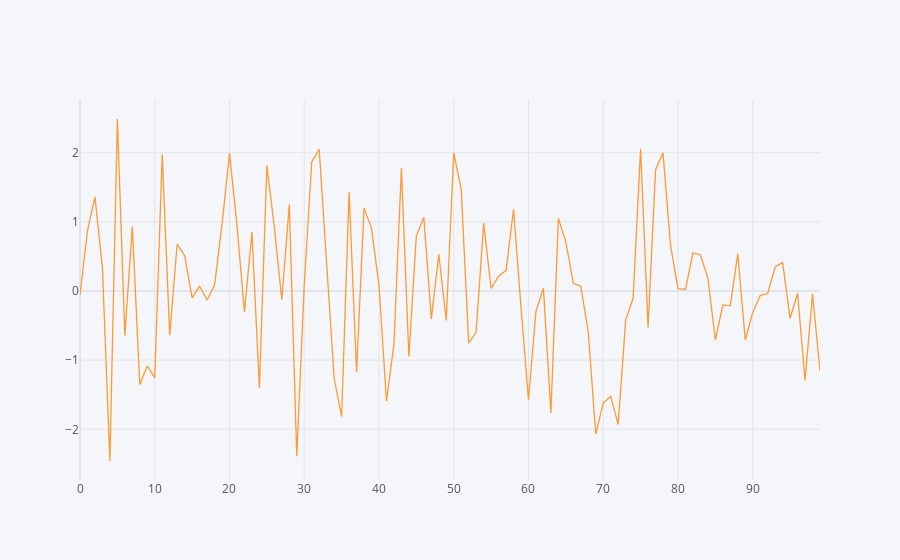

Notebook code for this chart:
### Code cell
df[["A"]].iplot()

### Figure 1 — Plotly figure (JSON) as saved in the notebook; plotly's stock layout.template omitted (floating-point values rounded to 4 significant figures)
{"data": [{"line": {"color": "rgba(255, 153, 51, 1.0)", "dash": "solid", "shape": "linear", "width": 1.3}, "mode": "lines", "name": "A", "text": "", "type": "scatter", "x": [0, 1, 2, 3, 4, 5, 6, 7, 8, 9, 10, 11, 12, 13, 14, 15, 16, 17, 18, 19, 20, 21, 22, 23, 24, 25, 26, 27, 28, 29, 30, 31, 32, 33, 34, 35, 36, 37, 38, 39, 40, 41, 42, 43, 44, 45, 46, 47, 48, 49, 50, 51, 52, 53, 54, 55, 56, 57, 58, 59, 60, 61, 62, 63, 64, 65, 66, 67, 68, 69, 70, 71, 72, 73, 74, 75, 76, 77, 78, 79, 80, 81, 82, 83, 84, 85, 86, 87, 88, 89, 90, 91, 92, 93, 94, 95, 96, 97, 98, 99], "y": [-0.05509, 0.8709, 1.362, 0.3389, -2.458, 2.487, -0.6423, 0.9349, -1.353, -1.081, -1.255, 1.976, -0.6378, 0.6768, 0.511, -0.1007, 0.06791, -0.1294, 0.08506, 0.9635, 1.993, 0.9529, -0.3065, 0.8527, -1.402, 1.815, 0.9198, -0.1259, 1.25, -2.386, 0.08323, 1.865, 2.05, 0.3123, -1.262, -1.816, 1.433, -1.172, 1.198, 0.9062, 0.08075, -1.592, -0.7694, 1.774, -0.9478, 0.7983, 1.066, -0.4031, 0.5298, -0.4254, 2.0, 1.47, -0.7545, -0.5938, 0.9812, 0.03835, 0.2153, 0.2984, 1.18, -0.2356, -1.573, -0.2964, 0.04121, -1.763, 1.051, 0.7065, 0.111, 0.06927, -0.5934, -2.07, -1.618, -1.523, -1.93, -0.421, -0.1053, 2.058, -0.5267, 1.754, 1.998, 0.6628, 0.035, 0.02147, 0.553, 0.5207, 0.1896, -0.7086, -0.2019, -0.2112, 0.5395, -0.709, -0.3101, -0.06618, -0.037, 0.3489, 0.414, -0.3948, -0.03659, -1.289, -0.04237, -1.158]}], "layout": {"legend": {"bgcolor": "#F5F6F9", "font": {"color": "#4D5663"}}, "paper_bgcolor": "#F5F6F9", "plot_bgcolor": "#F5F6F9", "title": {"font": {"color": "#4D5663"}}, "xaxis": {"gridcolor": "#E1E5ED", "showgrid": true, "tickfont": {"color": "#4D5663"}, "title": {"font": {"color": "#4D5663"}, "text": ""}, "zerolinecolor": "#E1E5ED"}, "yaxis": {"gridcolor": "#E1E5ED", "showgrid": true, "tickfont": {"color": "#4D5663"}, "title": {"font": {"color": "#4D5663"}, "text": ""}, "zerolinecolor": "#E1E5ED"}}}
